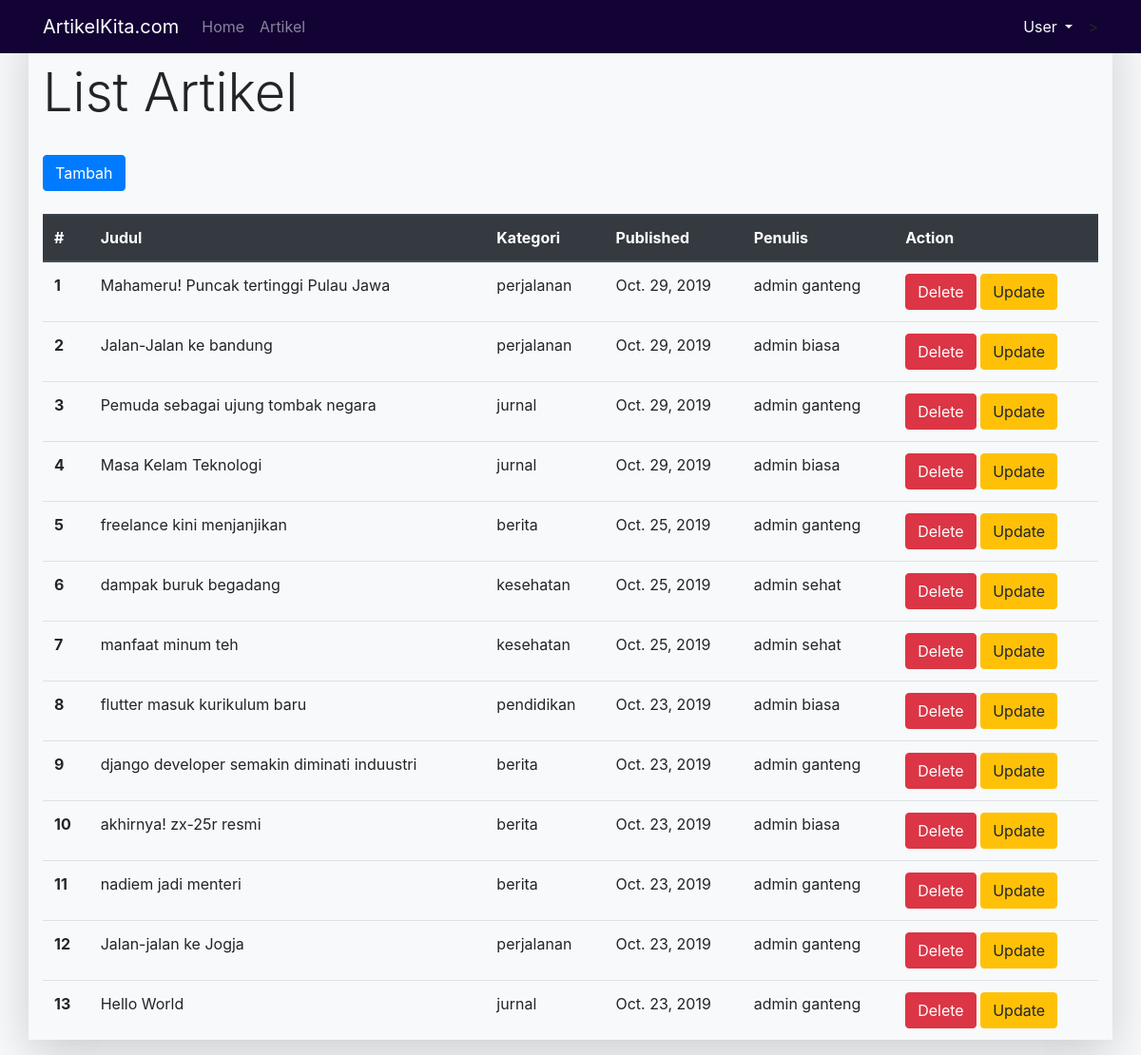
Screenshot of /artikel/manage/ with the database file from the repository.
### artikel/models.py (models this page shows, shortened)
class ArtikelModel(models.Model):
    judul = models.CharField(max_length=100)
    kategori = models.CharField(max_length=100)
    body = models.TextField()
    penulis = models.CharField(max_length=100)
    published = models.DateField(auto_now_add=True)
    updated = models.DateField(auto_now=True)
    slug = models.CharField(max_length=255, blank=True, editable=False)

### artikel/views.py (the view)
# urls.py: path('manage/', ArtikelManage.as_view(), name='artikelmanage'),
class ArtikelManage(ListView):
    model = ArtikelModel
    template_name = 'artikel/artikel_manage.html'
    context_object_name = 'artikel_list'
    ordering = ['-id']

### artikel/templates/artikel/artikel_manage.html
{% extends 'base.html' %}
{% block contents %}
    <h1 class="display-4">List Artikel</h1>
    <a href="{% url 'artikel:artikeltambah' %}" class="btn btn-primary mb-4 mt-4">Tambah</a>
    <table class="table">
        <thead class="thead-dark">
          <tr>
            <th scope="col">#</th>
            <th scope="col">Judul</th>
            <th scope="col">Kategori</th>
            <th scope="col">Published</th>
            <th scope="col">Penulis</th>
            <th scope="col">Action</th>
          </tr>
        </thead>
        <tbody>
            {% for artikel in artikel_list %}
                <tr>
                    <th scope="row">{{forloop.counter}}</th>
                    <td>{{artikel.judul}}</td>
                    <td>{{artikel.kategori}}</td>
                    <td>{{artikel.published}}</td>
                    <td>{{artikel.penulis}}</td>
                    <td>
                        <a href="{% url 'artikel:artikeldelete' artikel.pk %}" class="btn btn-danger">Delete</a>
                        <a href="{% url 'artikel:artikelupdate' artikel.pk %}" class="btn btn-warning">Update</a>
                    </td>
                </tr>
            {% endfor %}
        </tbody>
      </table>
{% endblock contents %}

### templates/base.html (shortened to what this page needs)
<!DOCTYPE html>
<html lang="en">
<head>
    <link rel="stylesheet" href="https://stackpath.bootstrapcdn.com/bootstrap/4.3.1/css/bootstrap.min.css"
>
</head>
<body class="bg-light">
    {% include 'snippets/navbar.html' %}
    <div class="container pt-5 mt-3 shadow-lg">
        {% block contents %}
        {% endblock contents %}
    </div>
</body>
</html>

### templates/snippets/navbar.html (shortened to what this page needs)
<nav class="navbar navbar-expand-lg navbar-dark fixed-top" style="background-color: #130335">
  <div class="container">
    <a class="navbar-brand" href="{% url 'home' %}">ArtikelKita.com</a>
    <div class="collapse navbar-collapse" id="navbarNavDropdown">
      <ul class="navbar-nav">
        <li class="nav-item">
          <a class="nav-link" href="{% url 'home' %}">Home</a>
        </li>
        <li class="nav-item">
          <a class="nav-link" href="{% url 'artikel:artikellist' %}">Artikel</a>
        </li>
      </ul>
      <div class="nav-item dropdown ml-auto">
        <a class="nav-link dropdown-toggle text-light" href="#" id="navbarDropdownMenuLink" role="button" data-toggle="dropdown" aria-haspopup="true" aria-expanded="false">
          User
        </a>
      </div>>
    </div>
  </div>
  </nav>

### rows the page displays
ArtikelModel: judul "Mahameru! Puncak tertinggi Pulau Jawa", kategori "perjalanan", published "Oct. 29, 2019", penulis "admin ganteng"
ArtikelModel: judul "Jalan-Jalan ke bandung", kategori "perjalanan", published "Oct. 29, 2019", penulis "admin biasa"
ArtikelModel: judul "Pemuda sebagai ujung tombak negara", kategori "jurnal", published "Oct. 29, 2019", penulis "admin ganteng"
ArtikelModel: judul "Masa Kelam Teknologi", kategori "jurnal", published "Oct. 29, 2019", penulis "admin biasa"
ArtikelModel: judul "freelance kini menjanjikan", kategori "berita", published "Oct. 25, 2019", penulis "admin ganteng"
ArtikelModel: judul "dampak buruk begadang", kategori "kesehatan", published "Oct. 25, 2019", penulis "admin sehat"
ArtikelModel: judul "manfaat minum teh", kategori "kesehatan", published "Oct. 25, 2019", penulis "admin sehat"
ArtikelModel: judul "flutter masuk kurikulum baru", kategori "pendidikan", published "Oct. 23, 2019", penulis "admin biasa"
ArtikelModel: judul "django developer semakin diminati induustri", kategori "berita", published "Oct. 23, 2019", penulis "admin ganteng"
ArtikelModel: judul "akhirnya! zx-25r resmi", kategori "berita", published "Oct. 23, 2019", penulis "admin biasa"
ArtikelModel: judul "nadiem jadi menteri", kategori "berita", published "Oct. 23, 2019", penulis "admin ganteng"
ArtikelModel: judul "Jalan-jalan ke Jogja", kategori "perjalanan", published "Oct. 23, 2019", penulis "admin ganteng"
ArtikelModel: judul "Hello World", kategori "jurnal", published "Oct. 23, 2019", penulis "admin ganteng"
